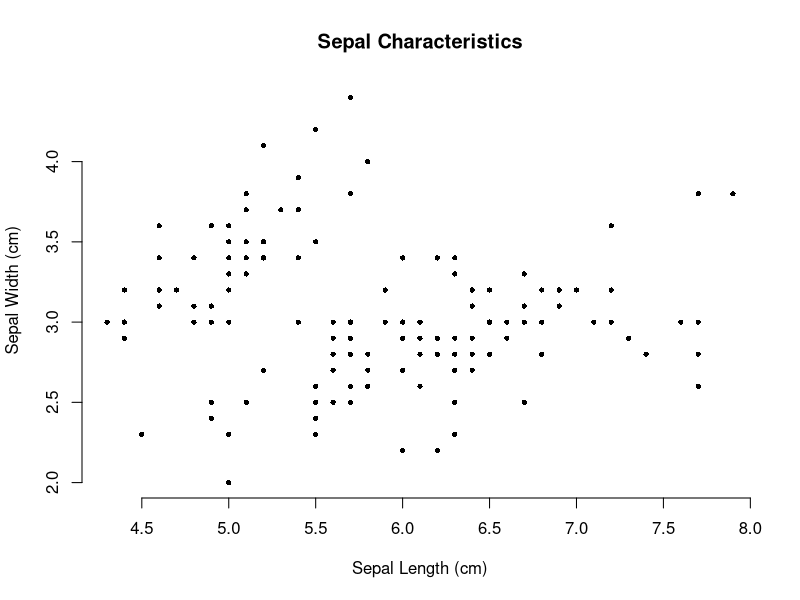
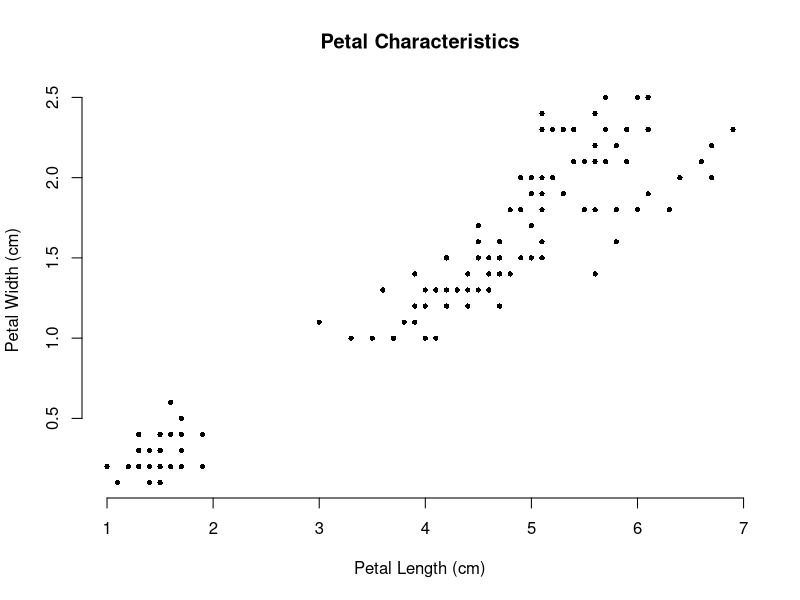

The R source for these figures, in order: (Note: this script raises an error after producing the figures.)
#### SETUP ####

# install.packages('datasets')
# install.packages('viridis')
library(datasets)
library(viridis)

#### DATA ####
data('iris')
class(iris)
head(iris)

#### OTHER NOTES ####
#install.packages('datasets', dependencies = TRUE)

getwd()
setwd()

#### PLOTTING ####

## plot sepal characteristics
# png('iris1.png', width = 520, height = 520)
plot(iris$Sepal.Length, iris$Sepal.Width, pch = 16, cex = 0.7, bty = 'n',
     main = 'Sepal Characteristics', xlab = 'Sepal Length (cm)', ylab = 'Sepal Width (cm)')
# dev.off()

## plot petal chars
plot(iris$Petal.Length, iris$Petal.Width, pch = 16, cex = 0.7, bty = 'n',
     main = 'Petal Characteristics', xlab = 'Petal Length (cm)', ylab = 'Petal Width (cm)')

## plot side by side
png('iris3.png', width = 600, height = 300)
par(mfrow = c(1,2))
plot(iris$Sepal.Length, iris$Sepal.Width, pch = 16, cex = 0.7, bty = 'n', col = cols.species,
     main = 'Sepal Characteristics', xlab = 'Sepal Length (cm)', ylab = 'Sepal Width (cm)')
plot(iris$Petal.Length, iris$Petal.Width, pch = 16, cex = 0.7, bty = 'n', col = cols.species,
     main = 'Petal Characteristics', xlab = 'Petal Length (cm)', ylab = 'Petal Width (cm)')
legend.lab <- unique(iris$Species)
legend.col <- unique(cols.species)
legend(x=4,y=0.9, legend = legend.lab, col = legend.col, pch = 16)
dev.off()

## species
head(iris$Species)
unique(iris$Species)

col.species.unique <- viridis::viridis(length(unique(iris$Species)))
cols.species <- col.species.unique[as.factor(iris$Species)]

table(iris$Species)
table(cols.species)

## make legend
legend.lab <- unique(iris$Species)
legend.col <- unique(cols.species)

legend(x=4,y=0.9, legend = legend.lab, col = legend.col, pch = 16)

par(mfrow = c(3,1))
hist(iris$Petal.Length[iris$Species == 'setosa'])
hist(iris$Petal.Length[iris$Species == 'versicolor'])
hist(iris$Petal.Length[iris$Species == 'verginica'])


